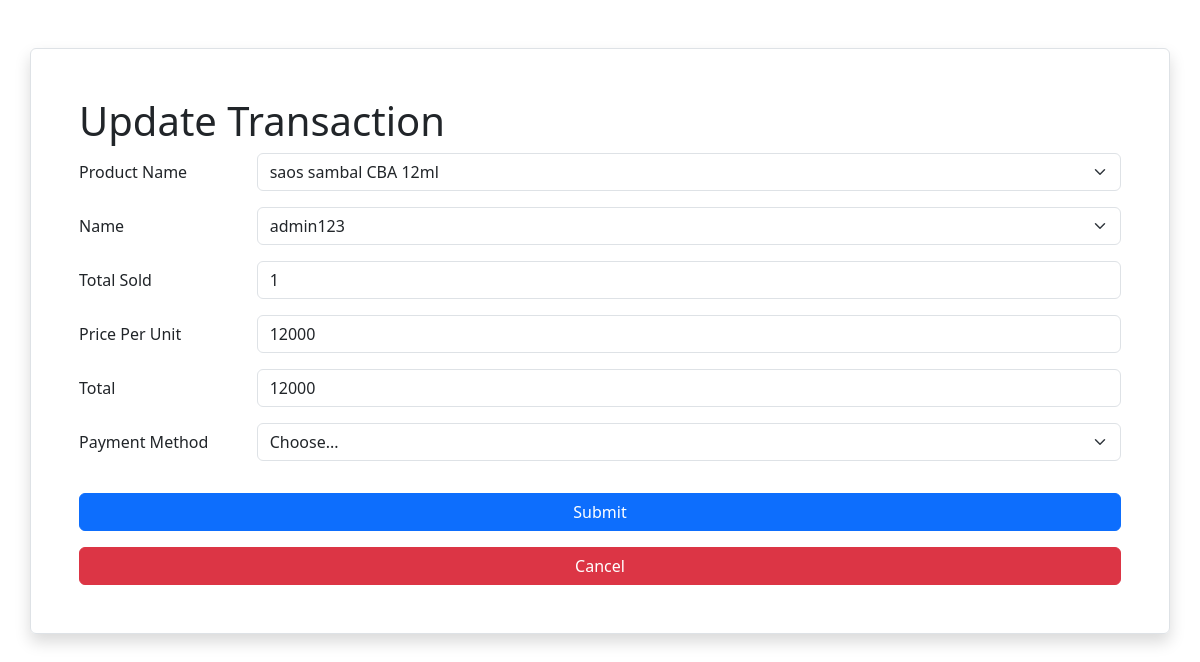
Page /forms/formTransaction.php?id=19 (signed in) on the committed database.
### tables this page shows
CREATE TABLE `products` (
  `id` int(11) NOT NULL,
  `name` varchar(100) NOT NULL,
  `category` varchar(50) DEFAULT NULL,
  `price` decimal(10,2) NOT NULL,
  `created_at` timestamp NOT NULL DEFAULT current_timestamp()
);

CREATE TABLE `stock` (
  `product_id` int(11) NOT NULL,
  `quantity` int(11) NOT NULL,
  `last_updated` timestamp NOT NULL DEFAULT current_timestamp() ON UPDATE current_timestamp()
);

CREATE TABLE `transactions` (
  `id` int(11) NOT NULL,
  `product_id` int(11) NOT NULL,
  `user_id` int(11) NOT NULL,
  `total_sold` int(11) NOT NULL,
  `price_per_unit` decimal(12,0) NOT NULL,
  `total_price` decimal(10,2) NOT NULL,
  `payment_method` enum('cash','debit','credit','ewallet') NOT NULL,
  `transaction_date` timestamp NOT NULL DEFAULT current_timestamp()
);

### logics/functions.php (called while the page is built, shortened)
<?php
    function showData($table,$columns = "*" , $orderBy = null) {
        global $koneksi;
        $query = mysqli_prepare($koneksi, "SELECT $columns FROM $table $orderBy");
        mysqli_stmt_execute($query);
        $result = mysqli_stmt_get_result($query);
        $data = mysqli_fetch_all($result, MYSQLI_ASSOC);
        return $data;
    }
    function showDataJoin($table, $table2, $joinCondition, $columns = "*", $orderBy = null) {
        global $koneksi;
        $allowedTables = ['incoming_goods', 'outcoming_goods', 'transactions', 'transactions_details', 'stock', 'products'];
        $query = "SELECT $columns FROM $table INNER JOIN $table2 ON $joinCondition $orderBy";
        $result = mysqli_query($koneksi, $query);
        $data = mysqli_fetch_all($result, MYSQLI_ASSOC);
        return $data;
    }
    function showDataById($table, $id) {
        global $koneksi;
        $query = mysqli_prepare($koneksi, "SELECT * FROM $table WHERE id = ?");
        mysqli_stmt_bind_param($query, 'i', $id);
        mysqli_stmt_execute($query);
        $result = mysqli_stmt_get_result($query);
        $data = mysqli_fetch_assoc($result);
        return $data;
    }
?>

### forms/formTransaction.php (the view, shortened to what this page needs)
<?php
    require_once '../koneksi.php';
    require_once '../logics/functions.php';
    $id = $_GET['id'] ?? null;
    $isEdit = $id !== null;
    if ($isEdit) {
        $transaction = showDataById('transactions', $id);
    }
    $users = showData('users');
    $productQnt = showDataJoin('stock', 'products', 'stock.product_id = products.id', 'products.id, products.name, products.price, stock.quantity', 'ORDER BY `products`.`name` ASC');
?>
<!DOCTYPE html>
<html lang="en">
<head>
    <link rel="stylesheet" href="../assets/css/bootstrap.min.css">
</head>
<body>
    <div class="container mt-5 border p-5 rounded shadow">
        <h1><?= $isEdit ? 'Update' : 'Add'; ?> Transaction</h1>
        <form action="../logics/saveTransactions.php" method="post">
            <div class="row mb-3">
                <label for="name" class="col-sm-2 col-form-label">Product Name</label>
                <div class="col-sm-10">
                    <select class="form-select" name="product_id" id="product_id" required>
                        <?php foreach ($productQnt as $product) : ?>
                            <option
                                value="<?= $product['id'] ?? ''; ?>"
                                data-price="<?= $product['price'] ?>"
                                <?= $product['id'] ? 'selected' : ''; ?>>
                                    <?= $product['name'] ?>
                            </option>
                        <?php endforeach; ?>
                    </select>
                </div>
            </div>
             <div class="row mb-3">
                 <label for="user_id" class="col-sm-2 col-form-label">Name</label>
                 <div class="col-sm-10">
                     <select class="form-select" name="user_id" id="user_id">
                         <?php foreach ($users as $user) : ?>
                             <option value="<?= $user['id'] ?? ''; ?>"
                                 <?= $user['id'] ? 'selected' : ''; ?>>
                                 <?= $user['name'] ?>
                             </option>
                         <?php endforeach; ?>
                     </select>
                 </div>
             </div>
            <div class="row mb-3">
                <label for="total_sold" class="col-sm-2 col-form-label">Total Sold</label>
                <div class="col-sm-10">
                    <input type="number" min="1" max="<?= $product['quantity']  ?>" name="total_sold" id="total_sold" class="form-control" value="<?= $transaction['total_sold'] ?? ''; ?>" required>
                </div>
            </div>
            <div class="row mb-3">
                <label for="price_per_unit" class="col-sm-2 col-form-label">Price Per Unit</label>
                <div class="col-sm-10">
                    <input type="text" name="price_per_unit" id="price_per_unit" class="form-control" value="<?= $transaction['price_per_unit'] ?? ''; ?>">
                </div>
            </div>
             <div class="row mb-3">
                <label for="total_price" class="col-sm-2 col-form-label">Total</label>
                <div class="col-sm-10">
                     <input type="text" name="total_price" id="total_price" class="form-control" value="<?= $transaction['total_price'] ?? ''; ?>">
                </div>
             </div>
            <div class="row mb-3">
                <label for="payment_method" class="col-sm-2 col-form-label">Payment Method</label>
                <div class="col-sm-10">
                    <select class="form-select" name="payment_method" id="payment_method">
                        <option disabled selected>Choose...</option>
                    </select>
                </div>
            </div>
            <button type="submit" name="submit" class="btn btn-primary mt-3 w-100">Submit</button>
            <a href="../transactions.php" class="btn btn-danger mt-3 w-100">
                Cancel
            </a>
        </form>
    </div>
</body>
</html>

### rows in the picture
products: product_id "saos sambal CBA 12ml"
transactions: total_sold "1", price_per_unit "12000", total_price "12000"

### other values in the picture
form field user_id "admin123"
